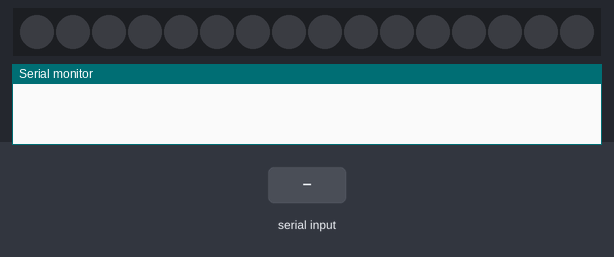
A sketch run on a simulated Arduino Uno, built with avr-gcc and run on an emulated ATmega328P. Shown: 16 RGB LEDs in strip order, left to right, the last lines printed to the serial monitor. Inputs (shaded band) come from the test bench.

Above: at 1.2 s.
1.3 s: "LED:ON\n" received over the second serial link
At 2.5 s:
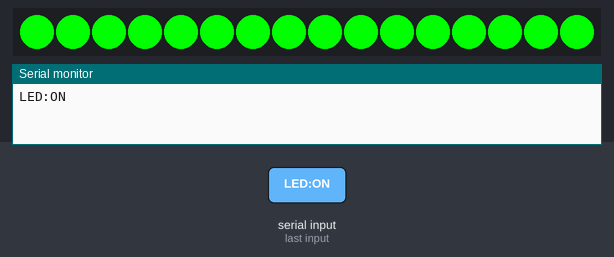
2.8 s: "AVANCER\n" received over the second serial link
At 3.8 s:
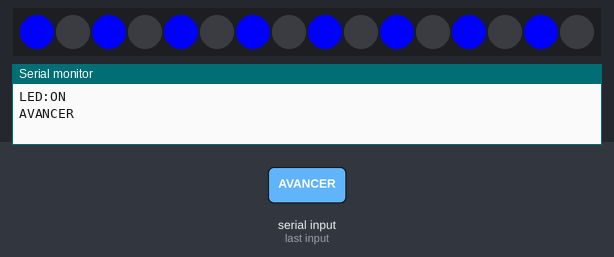
4.3 s: "1\n" received over the second serial link
At 5.0 s:
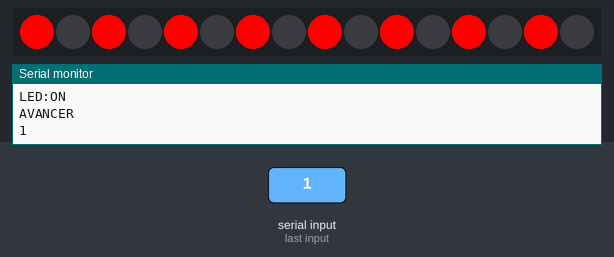
Timing chart, 0 to 7.3 s (numbered marks = the images above; inputs shaded):
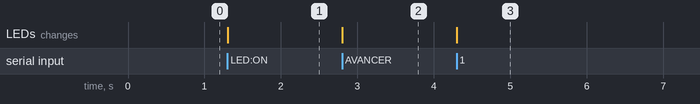

Measured:
- after the input at 1.3 s, the LEDs: change at once (image 1)
- after the input at 2.8 s, the LEDs: change at once (image 2)
- after the input at 4.3 s, the LEDs: change at once (image 3)

The sketch:

sketch_may05b.ino
```cpp
#include <Adafruit_NeoPixel.h>
#include <SoftwareSerial.h>


int N_PIXELS = 16;  // Number of pixels you are using
int N_LEDPIN = 13;

// pin de connexion du module bluetooth
int Rx=10;
int Tx=11;
int lf=10;
int ledPin=13;
String strRecu;
int intMove=0; // -1 reculer; 0: arrêt; +1: avancer

SoftwareSerial bt(Rx,Tx);
Adafruit_NeoPixel  strip = Adafruit_NeoPixel(N_PIXELS, N_LEDPIN, NEO_GRB + NEO_KHZ800);

     // Set all pixels to a color (synchronously)
    void ColorSet(uint32_t color)
    {
        for (int i = 0; i < N_PIXELS; i++)
        {
            strip.setPixelColor(i, color);
        }
        strip.show();
    }

    void ColorSetOdd(uint32_t color)
    {
        for (int i = 0; i < N_PIXELS; i++)
        {
            if(i%2==0)
            {
              strip.setPixelColor(i, color);
             }
             else
             {
              strip.setPixelColor(i, 0);
              };
        }
        strip.show();
    }

void setup() {
 pinMode(ledPin,OUTPUT);
 bt.begin(9600);
 strip.begin();
 strip.show();
 Serial.begin(9600);

}

void loop() {
  if (bt.available()) {
    strRecu = bt.readStringUntil(lf);
    Serial.print(strRecu + String("\n"));
    if(strRecu=="LED:ON")
    {
      ColorSet(0x00FF00);
    }
    else if(strRecu=="LED:OFF")
    {
       ColorSet(0);
    }
    else if(strRecu=="AVANCER"){
      ColorSetOdd(0x0000FF);
      intMove=1;
    }
    else if(strRecu="ARRETER"){
      ColorSetOdd(0xFF0000);
      intMove=-1;
    }

  }


}
```
